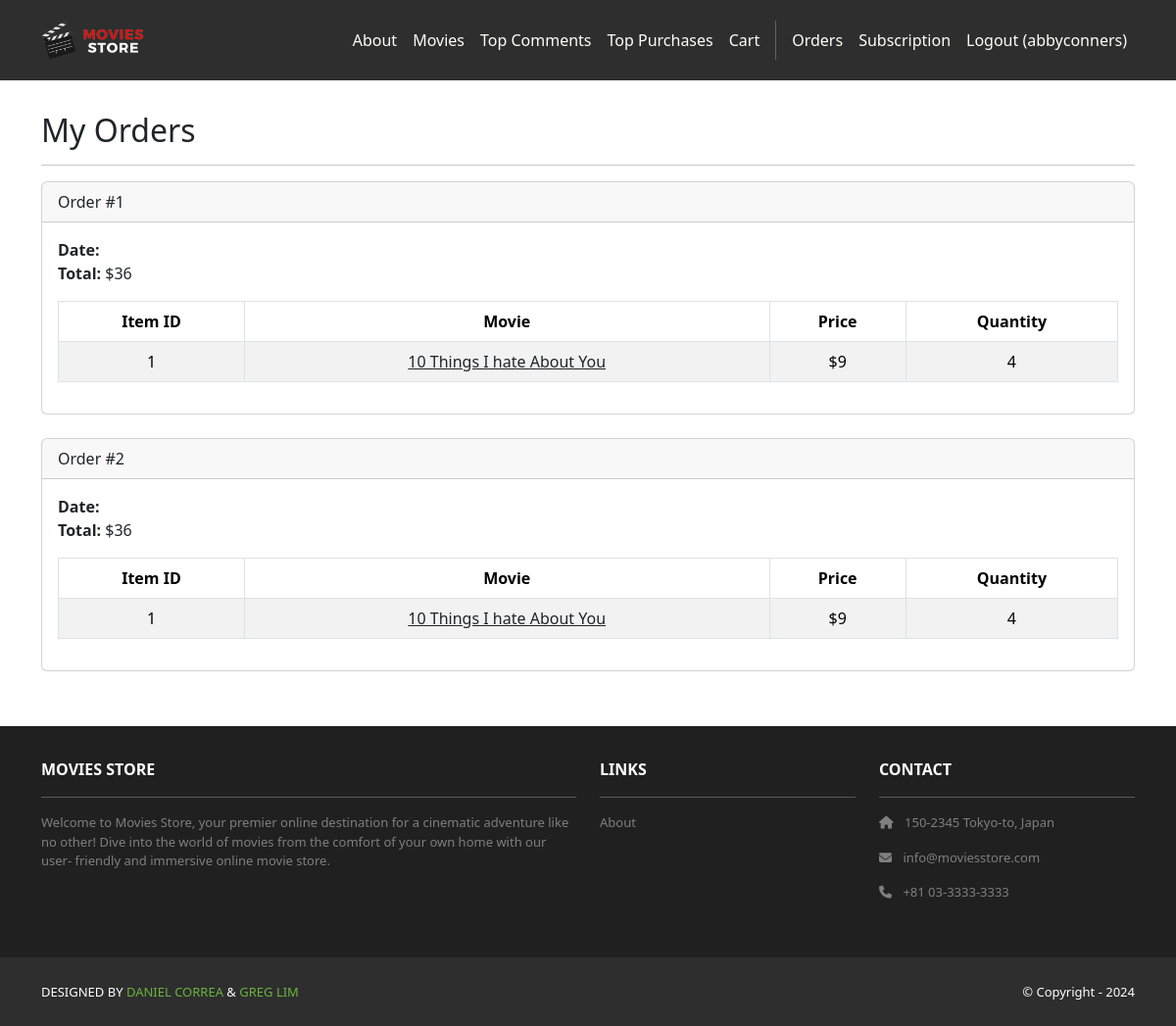
The page /accounts/orders/ (signed in) on the database as committed earlier.
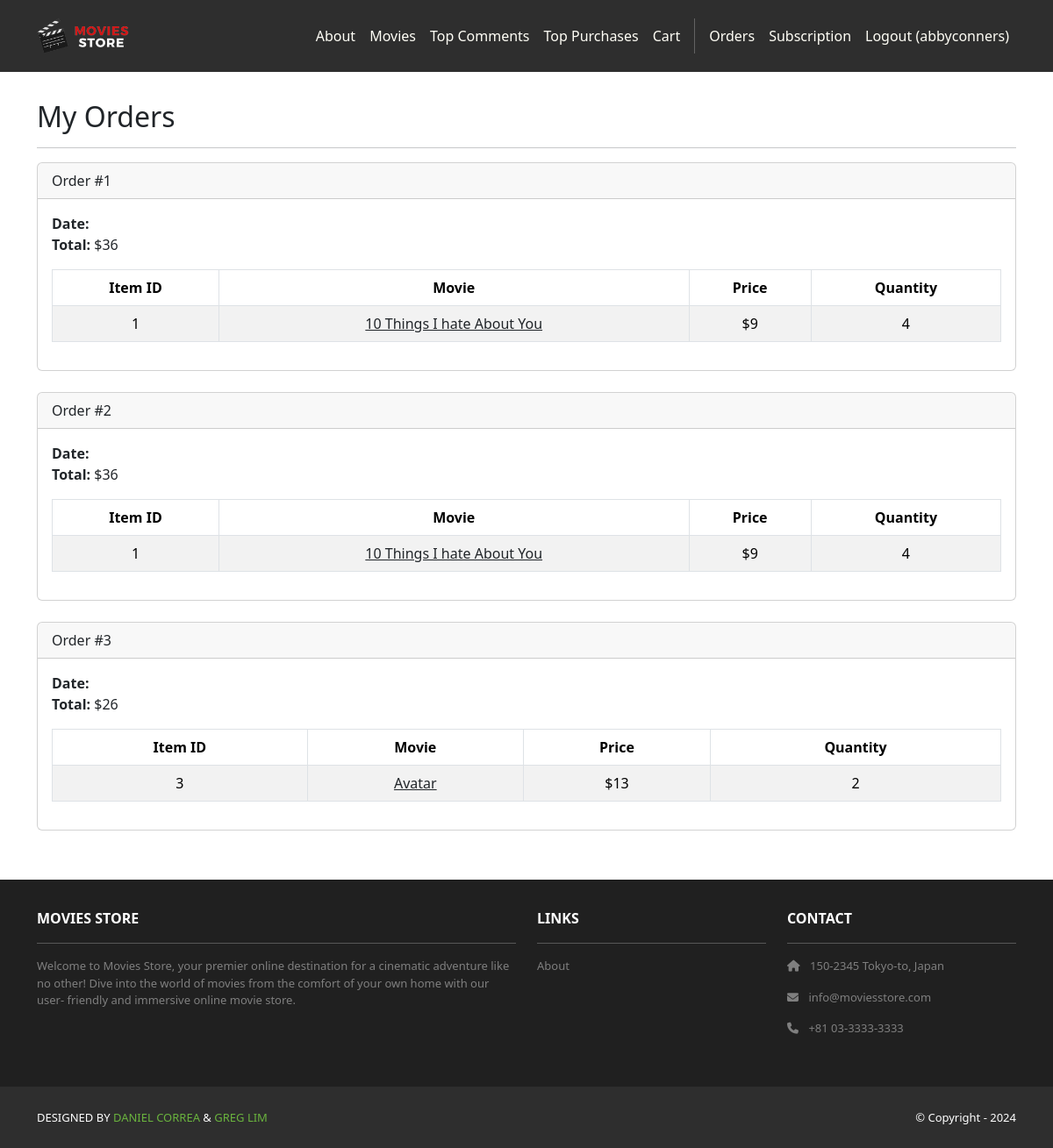
The same page on the database as committed later.
### cart/models.py (models this page shows, shortened)
class Order(models.Model):
    id = models.AutoField(primary_key=True)
    total = models.IntegerField()
    data = models.DateTimeField(auto_now_add=True)
    user = models.ForeignKey(User, on_delete=models.CASCADE)

class Item(models.Model):
    id = models.AutoField(primary_key=True)
    price = models.IntegerField()
    quantity = models.IntegerField()
    order = models.ForeignKey(Order, on_delete=models.CASCADE)
    movie = models.ForeignKey(Movie, on_delete=models.CASCADE)

### movies/models.py (models this page shows, shortened)
class Movie(models.Model):
    id = models.AutoField(primary_key=True)
    name = models.CharField(max_length=255)
    price = models.IntegerField()
    description = models.TextField()
    image = models.ImageField(upload_to="movie_images")

### accounts/views.py (the view)
# urls.py: path('orders/', views.orders, name='accounts.orders')
@login_required
def orders(request):
    template_data = {}
    template_data['title'] = 'Orders'
    template_data['orders'] = request.user.order_set.all()
    return render(request, 'accounts/orders.html', ({'template_data' : template_data}))

### accounts/templates/accounts/orders.html
{% extends 'base.html' %}
{% block content %}
<div class="p-3">
  <div class="container">
    <div class="row mt-3">
      <div class="col mx-auto mb-3">
        <h2>My Orders</h2>
        <hr />
        {% for order in template_data.orders %}
        <div class="card mb-4">
          <div class="card-header">
            Order #{{ order.id }}
          </div>
          <div class="card-body">
            <b>Date:</b> {{ order.date }}<br />
            <b>Total:</b> ${{ order.total }}<br />
            <table class="table table-bordered
              table-striped text-center mt-3">
              <thead>
                <tr>
                  <th scope="col">Item ID</th>
                  <th scope="col">Movie</th>
                  <th scope="col">Price</th>
                  <th scope="col">Quantity</th>
                </tr>
              </thead>
              <tbody>
                {% for item in order.item_set.all %}
                <tr>
                  <td>{{ item.movie.id }}</td>
                  <td>
                    <a class="link-dark"
                      href="{% url 'movies.show'
                      id=item.movie.id %}">
                      {{ item.movie.name }}
                    </a>
                  </td>
                  <td>${{ item.movie.price }}</td>
                  <td>{{ item.quantity }}</td>
                </tr>
                {% endfor %}
              </tbody>
            </table>
          </div>
        </div>
        {% endfor %}
      </div>
    </div>
  </div>
</div>
{% endblock content %}

### moviesstore/templates/base.html (shortened to what this page needs)
<!DOCTYPE html>
<html>
    {% load static %}
    <head>
        <link href=
            "https://cdn.jsdelivr.net/npm/bootstrap@5.3.3/dist/css/bootstrap.min.css" rel="stylesheet"
>
        <link rel=
            "stylesheet"  href="https://cdnjs.cloudflare.com/ajax/libs/font-awesome/6.1.1/css/all.min.css">
        <link rel="stylesheet" type="text/css" href="{% static 'css/style.css' %}">
    </head>
    <body>
        <nav class="p-3 navbar navbar-dark bg-dark
                navbar-expand-lg">
            <div class="container">
                <a class="navbar-brand"
                        href="{% url 'home.index' %}">
                    <img src="{% static 'img/logo.png' %}" alt="logo"
                            height="40" />
                </a>
                <div class="collapse navbar-collapse"
                        id="navbarNavAltMarkup">
                    <div class="navbar-nav ms-auto navbar-ml">
                        <a class="nav-link"
                                href="{% url 'home.about' %}">About</a>
                        <a class="nav-link" href="{% url 'movies.index' %}">Movies</a>
                        <a class="nav-link" href="{% url 'movies.top_comments' %}">Top Comments</a>
                        <a class="nav-link" href="{% url 'cart.top_purchases' %}">Top Purchases</a>
                        <a class="nav-link" href="{% url 'cart.index' %}">Cart</a>
                        {% if user.is_authenticated %}
                        <a class="nav-link" href="{% url 'accounts.orders' %}">Orders</a>
                        <a class="nav-link" href="{% url 'cart.subscription_level' %}">Subscription</a>
                        <a class="nav-link" href=" {% url 'accounts.logout' %}">Logout ({{user.username}})</a>
                        {% else %}
                        <a class="nav-link" href=" {% url 'accounts.login' %}">Login</a>
                        <a class="nav-link" href="{% url 'accounts.signup' %}">Sign Up</a>
                        {% endif %}
                    </div>
                </div>
            </div>
        </nav>
        <div>
            {% block content %}
            {% endblock content %}
        </div>
        <section class="p-3 ms-footer d-none d-md-block">
            <div class="container">
                <div class="row mt-3 text-white">
                    <div class="col-md-6 col-lg-6 col-xl-6
                            mx-auto mb-4">
                        <b>MOVIES STORE</b>
                        <hr />
                        <p>
                            Welcome to Movies Store, your premier online
                            destination for a cinematic adventure like no
                            other! Dive into the world of movies from the
                            comfort of your own home with our user-
                            friendly and immersive online movie store.
                        </p>
                    </div>
                    <div class="col-md-3 col-lg-3 col-xl-3
                            mx-auto mb-4">
                        <b>LINKS</b>
                        <hr />
                        <p><a class="nav-link"
                            href="{% url 'home.about' %}">
                            About
                        </a></p>
                    </div>
                    <div class="col-md-3 col-lg-3 col-xl-3 mx-auto
                            mb-4">
                        <b>CONTACT</b>
                        <hr />
                        <p><i class="fas fa-home me-2"></i>
                            150-2345 Tokyo-to, Japan
                        </p>
                        <p><i class="fas fa-envelope me-2"></i>
                            info@moviesstore.com
                        </p>
                        <p><i class="fas fa-phone me-2"></i>
                            +81 03-3333-3333
                        </p>
                    </div>
                </div>
            </div>
        </section>
        <section class="p-3 ms-footer-bottom bg-dark">
            <div class="container d-flex
                    justify-content-between">
                <div class="me-5 text-white">
                    <span>DESIGNED BY
                        <a href="https://www.x.com/danielgarax"
                        target="_blank">DANIEL CORREA</a> &
                        <a href="https://www.x.com/greglim81"
                        target="_blank">GREG LIM</a>
                    </span>
                </div>
                <div class="text-white">
                    <span>© Copyright - 2024</span>
                </div>
            </div>
        </section>
    </body>
</html>

### moviesstore/static/css/style.css (style rules this page uses)
.navbar a.nav-link { color: #FFFEF6 !important; }
.bg-dark { background-color: #2E2E2E !important; }
.ms-footer { background-color: #202020; }
.ms-footer p { color: #7F7F7F; font-size: 13px; }
.ms-footer-bottom span { font-size: 13px; line-height: 38px; }
.ms-footer-bottom a { color: #6ab43e; text-decoration: none; }

Rows that differ between the two databases and show on the page:
added Order: id "3", total "26"
added Item: movie.id "3", movie.name "Avatar", movie.price "13", quantity "2"
